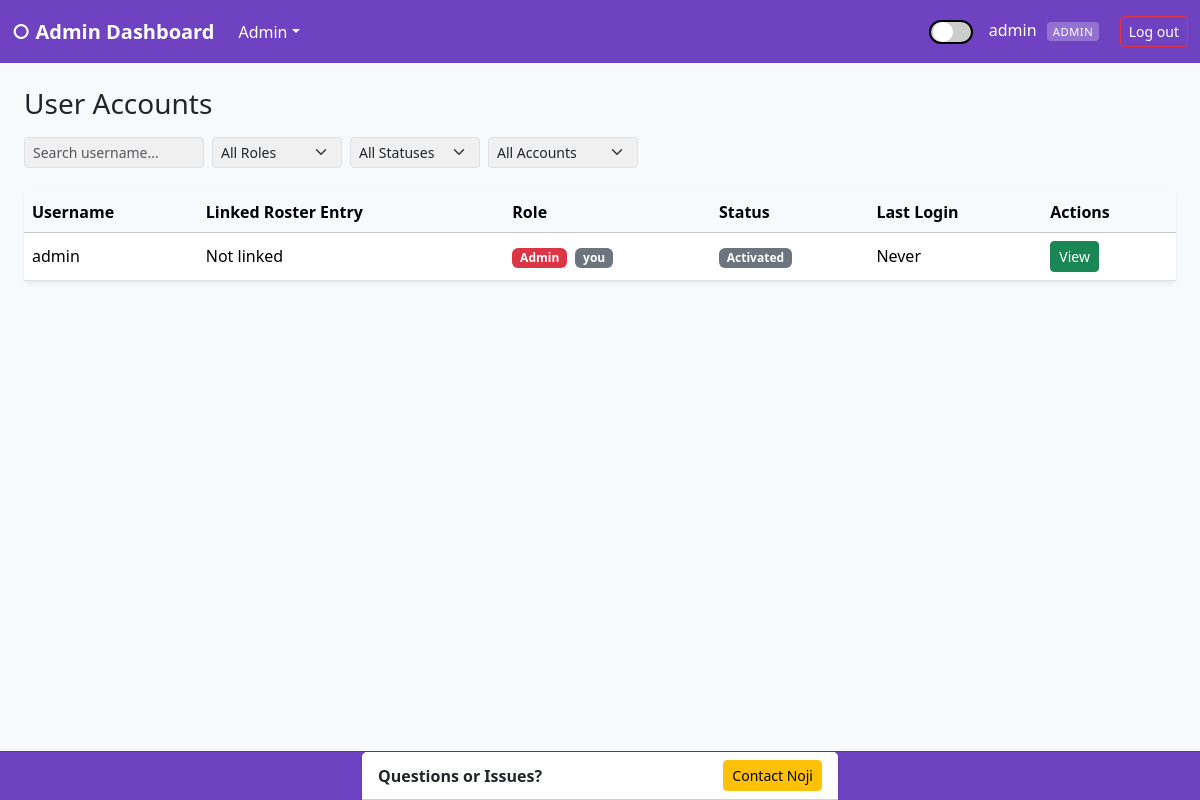
Screenshot of /portal/admin/users.php (signed in) with the database file from the repository.
### tables this page shows
CREATE TABLE IF NOT EXISTS users (
    id            INT AUTO_INCREMENT PRIMARY KEY,
    username      VARCHAR(50)  NOT NULL UNIQUE,
    password_hash VARCHAR(255) NOT NULL,
    role          ENUM('student','instructor','admin','parent') NOT NULL DEFAULT 'student',
    email         VARCHAR(100) NOT NULL,
    first_name    VARCHAR(50)  DEFAULT NULL,
    last_name     VARCHAR(50)  DEFAULT NULL,
    active        TINYINT(1)   NOT NULL DEFAULT 1,
    last_login    DATETIME,
    created_at    DATETIME     NOT NULL DEFAULT CURRENT_TIMESTAMP
);

### portal/includes/auth.php (called while the page is built, shortened)
<?php
require_once __DIR__ . '/db.php';
function has_role(string ...$roles): bool {
    return in_array($_SESSION['role'] ?? '', $roles, true);
}
function current_user_id(): ?int {
    return isset($_SESSION['user_id']) ? (int)$_SESSION['user_id'] : null;
}

### portal/includes/db.php (called while the page is built, shortened)
<?php
function db(): PDO {
    static $pdo = null;
    if ($pdo === null) {
        $dsn = 'mysql:host=' . DB_HOST . ';dbname=' . DB_NAME . ';charset=' . DB_CHARSET;
        $pdo = new PDO($dsn, DB_USER, DB_PASS, [
            PDO::ATTR_ERRMODE            => PDO::ERRMODE_EXCEPTION,
            PDO::ATTR_DEFAULT_FETCH_MODE => PDO::FETCH_ASSOC,
            PDO::ATTR_EMULATE_PREPARES   => false,
        ]);
        $pdo->exec("CREATE TABLE IF NOT EXISTS link_requests (
            id            INT AUTO_INCREMENT PRIMARY KEY,
            user_id       INT NOT NULL,
            request_type  ENUM('new_guest','existing_student','parent') NOT NULL,
            notes         TEXT NULL,
            created_at    TIMESTAMP DEFAULT CURRENT_TIMESTAMP,
            resolved      TINYINT(1) NOT NULL DEFAULT 0,
            resolved_at   TIMESTAMP NULL,
            resolved_by   INT NULL
        ) ENGINE=InnoDB DEFAULT CHARSET=utf8mb4");
    }
    return $pdo;
}

### portal/admin/users.php (the view, shortened to what this page needs)
<?php
require_once __DIR__ . '/../includes/auth.php';
require_once __DIR__ . '/../includes/db.php';
$users = db()->query(
    'SELECT u.id, u.username, u.first_name AS u_first, u.last_name AS u_last,
            u.email, u.role, u.active, u.last_login,
            s.first_name, s.last_name, s.id AS student_id, s.student_type
     FROM users u
     LEFT JOIN students s ON s.user_id = u.id
     ORDER BY u.role, u.username'
)->fetchAll();
include __DIR__ . '/../includes/header.php';
?>
<div class="d-flex align-items-center justify-content-between mb-3">
    <h3 class="mb-0">User Accounts</h3>
</div>
<div class="d-flex gap-2 align-items-center mb-4 flex-wrap">
    <input type="text" id="userSearch" class="form-control form-control-sm"
           placeholder="Search username…" style="width:180px" oninput="filterUsers()">
    <select id="filterRole" class="form-select form-select-sm" style="width:130px" onchange="filterUsers()">
        <option value="">All Roles</option>
    </select>
    <select id="filterStatus" class="form-select form-select-sm" style="width:130px" onchange="filterUsers()">
        <option value="">All Statuses</option>
    </select>
    <select id="filterLinked" class="form-select form-select-sm" style="width:150px" onchange="filterUsers()">
        <option value="">All Accounts</option>
    </select>
</div>
<div class="card border-0 shadow-sm">
    <div class="card-body p-0">
        <table class="table table-hover mb-0 align-middle">
            <thead class="table-light">
                <tr>
                    <th>Username</th>
                    <th>Linked Roster Entry</th>
                    <th>Role</th>
                    <th>Status</th>
                    <th>Last Login</th>
                    <th>Actions</th>
                </tr>
            </thead>
            <tbody>
            <?php foreach ($users as $u): ?>
                <tr class="<?= !$u['active'] ? 'text-muted' : '' ?>"
                    data-role="<?= htmlspecialchars($u['student_type'] ?? $u['role']) ?>"
                    data-status="<?= $u['active'] ? 'active' : 'inactive' ?>"
                    data-linked="<?= $u['student_id'] ? 'yes' : 'no' ?>">
                    <td><?= htmlspecialchars($u['username']) ?></td>
                    <td>
                        <?php if ($u['student_id']): ?>
                            <a href="../instructor/student_profile.php?id=<?= $u['student_id'] ?>" class="text-decoration-none">
                                <?= htmlspecialchars($u['first_name'].' '.$u['last_name']) ?>
                            </a>
                        <?php else: ?>
                            <span>Not linked</span>
                        <?php endif; ?>
                    </td>
                    <td>
                        <?php
                        $role_display = $u['student_type'] ?? $u['role'];
                        $role_tips = [
                            'admin'      => 'Full administrative access to all portal features',
                            'instructor' => 'Can take attendance and view the student roster',
                            'student'    => 'Paying participant — $30/month tuition',
                            'guest'      => 'Non-paying participant — registration fee not yet paid',
                            'parent'     => 'Family account — manages linked children\'s profiles and payments',
                        ];
                        $role_badges  = [
                            'admin'      => 'bg-danger',
                            'instructor' => 'bg-warning text-dark',
                            'student'    => 'bg-primary',
                            'guest'      => 'bg-secondary',
                        ];
                        $cls = $role_badges[$role_display] ?? 'bg-secondary';
                        $tip = $role_tips[$role_display] ?? '';
                        ?>
                        <span class="badge <?= $cls ?>"
                              <?= $tip ? 'data-bs-toggle="tooltip" title="' . htmlspecialchars($tip) . '"' : '' ?>>
                            <?= ucfirst($role_display) ?>
                        </span>
                        <?php if ($u['id'] === current_user_id()): ?>
                            <span class="badge bg-secondary ms-1">you</span>
                        <?php endif; ?>
                    </td>
                    <td>
                        <?= $u['active']
                            ? '<span class="badge bg-secondary" data-bs-toggle="tooltip" title="Activated: this login is enabled and can sign in">Activated</span>'
                            : '<span class="badge bg-danger" data-bs-toggle="tooltip" title="Deactivated: this login has been disabled — cannot sign in">Deactivated</span>' ?>
                    </td>
                    <td>
                        <?= $u['last_login'] ? date('M j, Y', strtotime($u['last_login'])) : 'Never' ?>
                    </td>
                    <td>
                        <a href="user_profile.php?id=<?= $u['id'] ?>"
                           class="btn btn-sm btn-outline-secondary">View</a>
                    </td>
                </tr>
            <?php endforeach; ?>
            </tbody>
        </table>
    </div>
</div>
<?php include __DIR__ . '/../includes/footer.php'; ?>

### portal/includes/header.php (shortened to what this page needs)
<!DOCTYPE html>
<html lang="en" id="html-root">
<head>
    <link rel="stylesheet"
          href="https://cdn.jsdelivr.net/npm/bootstrap@5.3.3/dist/css/bootstrap.min.css">
</head>
<body>
<nav class="navbar navbar-expand-md">
    <div class="container-fluid">
        <?php
        if (has_role('admin'))          $dashboard_url = '/karate/portal/admin/';
        elseif (has_role('instructor')) $dashboard_url = '/karate/portal/instructor/';
        elseif (has_role('parent'))     $dashboard_url = '/karate/portal/parent/';
        else                            $dashboard_url = '/karate/portal/student/';
        ?>
        <a class="navbar-brand fw-semibold" href="<?= $dashboard_url ?>">
            &#9675; <?php
                if (has_role('admin'))          echo 'Admin Dashboard';
                elseif (has_role('instructor')) echo 'Instructor Dashboard';
                elseif (has_role('parent'))     echo 'My Dashboard';
                else                            echo 'My Dashboard';
            ?>
        </a>
        <div class="collapse navbar-collapse" id="navMenu">
            <ul class="navbar-nav me-auto">
                <?php if (has_role('admin')): ?>
                <li class="nav-item dropdown">
                    <a class="nav-link dropdown-toggle" href="#"
                       data-bs-toggle="dropdown" role="button">Admin</a>
                </li>
                <?php endif; ?>
            </ul>
            <div class="d-flex align-items-center gap-3">
                <button id="dark-toggle" title="Toggle dark mode"
                        style="width:44px;height:24px;border-radius:12px;border:2px solid #000;cursor:pointer;
                               padding:2px;display:flex;align-items:center;transition:background .25s;
                               background:#ccc;flex-shrink:0">
                    <span id="dark-knob"
                          style="width:20px;height:20px;border-radius:50%;background:#fff;
                                 display:block;transition:transform .25s;transform:translateX(0);background:#fff;">
                    </span>
                </button>
                <span class="navbar-text">
                    <?= htmlspecialchars($_SESSION['username'] ?? '') ?>
                    <span class="role-badge"><?= htmlspecialchars($_SESSION['student_type'] ?? $_SESSION['role'] ?? '') ?></span>
                    <a href="/karate/portal/logout.php"
                       class="btn btn-sm btn-logout ms-2">Log out</a>
                </span>
            </div>
        </div>
    </div>
</nav>
<div class="container-fluid py-4 px-4">

### portal/includes/footer.php (shortened to what this page needs)
</div>
<footer id="site-footer">
    <div class="container py-0" style="max-width:500px">
        <div class="card border-0 shadow-sm mb-0">
            <div class="card-header bg-white d-flex justify-content-between align-items-center">
                <span class="fw-semibold">Questions or Issues?</span>
                <button class="btn btn-sm btn-warning" type="button"
                        data-bs-toggle="collapse" data-bs-target="#footerFeedback">
                    Contact Noji
                </button>
            </div>
        </div>
    </div>
</footer>
</body>
</html>

### portal/includes/header.php (style rules this page uses)
.navbar { background: #6f42c1 !important; }
.navbar .navbar-brand, .navbar .nav-link, .navbar .navbar-text { color: #fff !important; }
.role-badge { font-size: .7rem; background: rgba(255,255,255,.25); border-radius: 4px; padding: 2px 6px; margin-left: 6px; text-transform: uppercase; letter-spacing: .05em; }
body { background: #f8f9fa; padding-bottom: 57px; }
#site-footer { position: fixed; bottom: 0; left: 0; right: 0; z-index: 1030; background: #6f42c1; border-top: 1px solid #5a32a3; }
.form-control, .form-select { background-color: #f0f0f0; }
.btn-logout { color: #fff !important; border: 1px solid #dc3545; background: transparent; transition: background .15s, color .15s; }
.btn-outline-secondary, .btn-outline-primary { --bs-btn-bg: #198754; --bs-btn-color: #fff; --bs-btn-border-color: #198754; --bs-btn-hover-bg: #157347; --bs-btn-hover-border-color: #146c43; --bs-btn-hover-color: #fff; --bs-btn-active-bg: #146c43; --bs-btn-active-color: #fff; }

### rows the page displays
users: username "admin", role_display "Admin", shows "you", active "Activated", shows "Never"

### other values shown
$_SESSION['username'] "admin"
$_SESSION['student_type'] "ADMIN"
